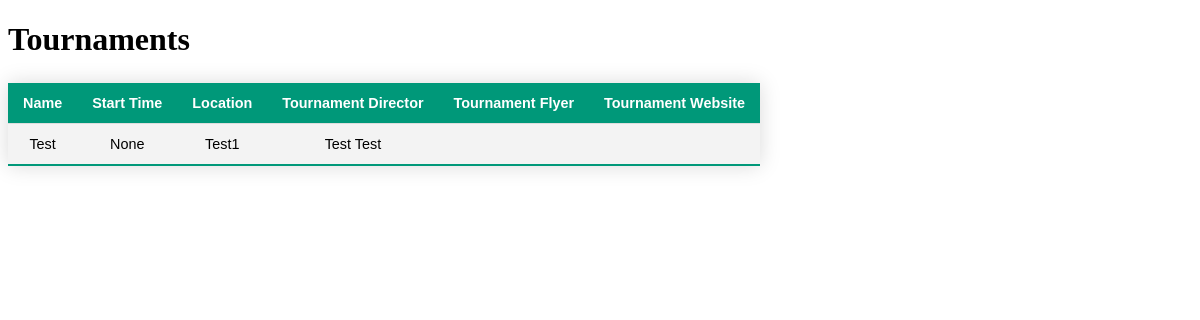
/tournaments, run on an earlier commit of the app's database.
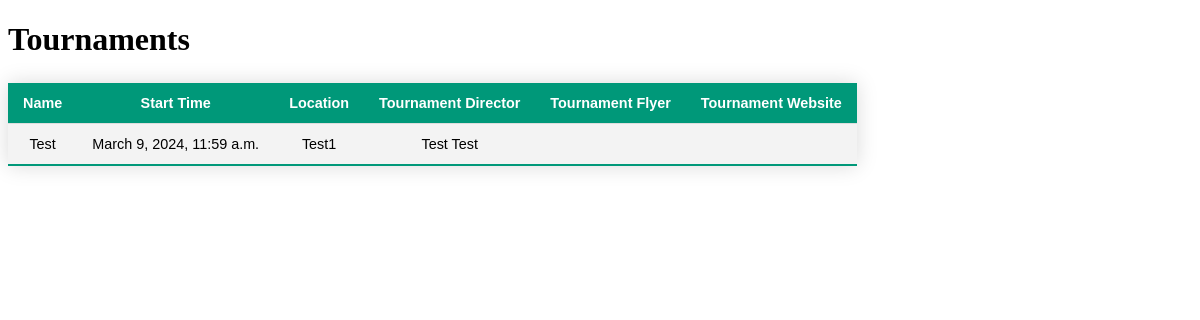
And on a later commit of the database.
### tournaments/models.py (models this page shows)
class Tournament(models.Model):
    tournament_name = models.CharField(max_length=128)
    start_time = models.DateTimeField()
    bowling_center = models.ForeignKey(BowlingCenter, on_delete=models.CASCADE)
    tournament_director = models.ForeignKey(TournamentDirector, on_delete=models.CASCADE)
    website = models.URLField(max_length=256, blank=True)
    flyer = models.FileField(upload_to='tournament_flyers', blank=True)
    def __str__(self):
        return self.tournament_name
    class Meta:
        ordering = ['start_time']

class BowlingCenter(models.Model):
    center_name = models.CharField(max_length=64)
    address = models.CharField(max_length=128)
    city = models.CharField(max_length=64)
    state = USStateField()
    zip_code = USZipCodeField(max_length=5)
    phone_number = PhoneNumberField()
    website = models.URLField(max_length=256, blank=True)
    def __str__(self):
        return self.center_name.title()
    class Meta:
        verbose_name = 'Bowling Center'
        ordering = ['state', 'center_name']

class TournamentDirector(models.Model):
    first_name = models.CharField(max_length=64)
    last_name = models.CharField(max_length=64)
    email_address = models.EmailField(max_length=128)
    phone_number = PhoneNumberField()
    profile_picture = models.ImageField(upload_to='profile_pictures', blank=True)
    def __str__(self):
        return f'{self.first_name.title()} {self.last_name.title()}'
    class Meta:
        verbose_name = 'Tournament Director'
        ordering = ['first_name', 'last_name']

### tournaments/views.py (the view)
# urls.py: path('tournaments', views.TournamentList.as_view(), name='list_tournaments'),
class TournamentList(ListView):
    model = Tournament
    context_object_name = 'tournaments'
    template_name = 'tournaments/tournament_list.html'

### tournaments/templates/tournaments/tournament_list.html (shortened to what this page needs)
<!DOCTYPE html>
<html lang="en">
    <head>
    </head>
    <body>
        <h1>Tournaments</h1>
        <table id="tournaments">
            <thead>
                <tr>
                    <th>Name</th>
                    <th>Start Time</th>
                    <th>Location</th>
                    <th>Tournament Director</th>
                    <th>Tournament Flyer</th>
                    <th>Tournament Website</th>
                </tr>
            </thead>
            <tbody>
                    {% for tournament in tournaments %}
                <tr>
                    <td>{{ tournament }}</td>
                    <td>{{ tournament.start_time }}</td>
                    <td>{{ tournament.bowling_center }}</td>
                    <td>{{ tournament.tournament_director }}</td>
                    <td>
                    </td>
                    <td>
                    </td>
                </tr>
                    {% endfor %}
            </tbody>
        </table>
    </body>
</html>

What changed in the data, as far as the page shows it:
changed Tournament "Test": start_time "None" → "March 9, 2024, 11:59 a.m."
